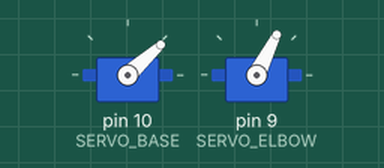
Simulated run of this sketch. Board: Arduino Uno, built with avr-gcc and run on an emulated ATmega328P. Parts: 2 × servo. What the sketch prints to the serial monitor is not drawn.

Above: at 0.05 s.
At 0.8 s:
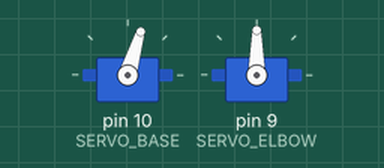
At 1.2 s:
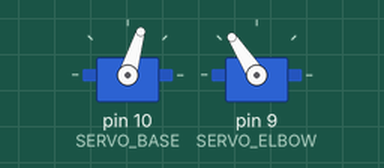
At 1.4 s:
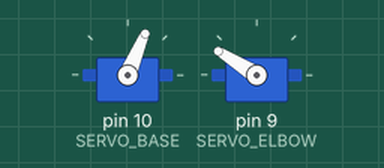
Timing chart, 0 to 3.3 s (numbered marks = the images above):
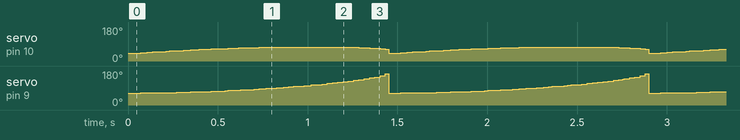

Measured:
- by itself, servo on pin 9 (SERVO_ELBOW): ramps from 63° to 170° and jumps back, once every 1.4 s

The sketch:

ServoArmControl.ino
```cpp
#include <Servo.h>
#include <math.h>
#include <Ramp.h>

#define SERVO_BASE 10
#define SERVO_ELBOW 9

const int baseArmLength = 108;
const int elbowArmLength = 72;

class triangles
{
public:
  double radius_ = 1;
  double a1, a2, b1, b2, c0 = 0;
  double cosAngle = 0;

  triangles(int x, int y)
  {
    radius_ = sqrt(sq(x) + sq(y));
    Serial.println(x);
    Serial.println(y);
    a1 = atan2(y,x) * (180 / 3.14159);
    b1 = 90-a1;
    cosAngle = (sq(baseArmLength) + sq(elbowArmLength) - sq(radius_)) / (baseArmLength * 2 * elbowArmLength);
    c0 = acos(cosAngle) * 180 / 3.14159;
    cosAngle = (sq(radius_) + sq(elbowArmLength) - sq(baseArmLength)) / (radius_ * 2 * elbowArmLength);
    a2 = acos(cosAngle) * 180 / 3.14159;
    b2 = 180 - (c0 + a2);

    if (b1 == -45.00003814697265625)
    {
      b1 = 90;
    }

    Serial.println(radius_);
    Serial.println(a1);
    Serial.println(b1);
    Serial.println(a2);
    Serial.println(b2);
    Serial.println(c0);
  };
};

Servo servo_base;
Servo servo_elbow;

void baseServo(triangles Space);
void elbowServo(triangles Space);

void setup()
{

  Serial.begin(115200);
  Serial.println("started");
  servo_base.attach(SERVO_BASE, 500, 2500);
  servo_elbow.attach(SERVO_ELBOW, 500, 2500);
}

void loop()
{
  for (int i = 0; i < 150; i++)
  {
    Serial.println(i);
    triangles test(i, 100);
    baseServo(test);
    elbowServo(test);
    delay(5);
  }
}

void baseServo(triangles Space)
{
  double baseServoAngle = Space.b1 + Space.b2;
  servo_base.write((int)baseServoAngle);
  Serial.println("base angle");
  Serial.println((int)baseServoAngle);
}
void elbowServo(triangles Space)
{
  if (Space.c0 > 45.)
  {
    servo_elbow.write((int)Space.c0);
    Serial.println("elbow angle");
    Serial.println((int)Space.c0);
  }
}
```
